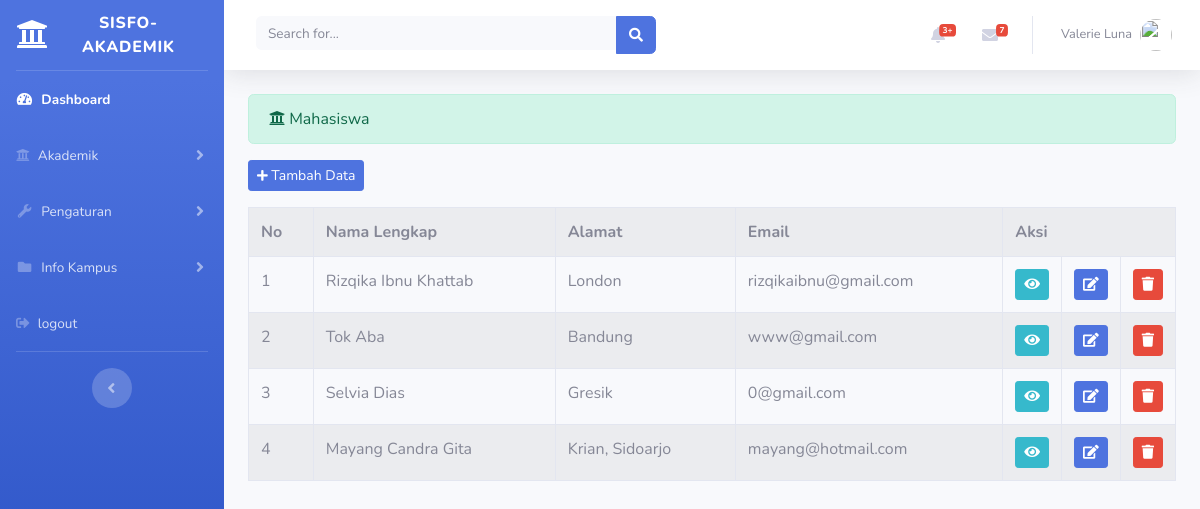
/index.php/administrator/mahasiswa, run on the app's committed database.
### tables this page shows
CREATE TABLE `mahasiswa` (
  `id` int(11) NOT NULL,
  `nim` varchar(11) NOT NULL,
  `nama_lengkap` varchar(120) NOT NULL,
  `alamat` varchar(255) NOT NULL,
  `email` varchar(120) NOT NULL,
  `telepon` varchar(20) NOT NULL,
  `tempat_lahir` varchar(120) NOT NULL,
  `tanggal_lahir` date NOT NULL,
  `jenis_kelamin` varchar(10) NOT NULL,
  `nama_prodi` varchar(120) NOT NULL,
  `photo` varchar(255) NOT NULL
);

### application/controllers/administrator/mahasiswa.php (called while the page is built, shortened)
<?php
class Mahasiswa extends CI_Controller{
	public function index()
	{
		$data['mahasiswa'] = $this->mahasiswa_model->tampil_data('mahasiswa')->result();
		$this->load->view('templates_administrator/header');
		$this->load->view('templates_administrator/sidebar');
		$this->load->view('administrator/mahasiswa', $data);
		$this->load->view('templates_administrator/footer');
	}
}

### index.php (called while the page is built, shortened)
<?php
require_once BASEPATH.'core/CodeIgniter.php';

### application/models/mahasiswa_model.php (called while the page is built, shortened)
<?php
class Mahasiswa_model extends CI_Model{
	public function tampil_data($table)
	{
		return $this->db->get($table);
	}
}

### application/views/administrator/mahasiswa.php (the view, shortened to what this page needs)
<div class="container-fluid">
	<div class="alert alert-success" role="alert">
		<i class="fas fa-university"></i> Mahasiswa
  	</div>
  	<?php echo anchor('administrator/mahasiswa/tambah_mahasiswa','<button class="btn btn-sm btn-primary mb-3"><i class="fas fa-plus fa-sm"></i> Tambah Data</button>') ?>
	<table class="table table-striped table-bordered table-hover">
		<tr>
			<th>No</th>
			<th>Nama Lengkap</th>
			<th>Alamat</th>
			<th>Email</th>
			<th colspan="3">Aksi</th>
		</tr>
		<?php
		$no=1;
		 foreach($mahasiswa as $mhs) : ?>
		 	<tr>
		 		<td><?php echo $no++ ?></td>
		 		<td><?php echo $mhs->nama_lengkap ?></td>
		 		<td><?php echo $mhs->alamat ?></td>
		 		<td><?php echo $mhs->email ?></td>
		 		<td width="20px"><?php echo anchor('administrator/mahasiswa/detail/'.$mhs->id,'<div class="btn btn-sm btn-info"><i class="fa fa-eye"></i></div>') ?></td>
				<td width="20px"><?php echo anchor('administrator/mahasiswa/update/'.$mhs->id,'<div class="btn btn-sm btn-primary"><i class="fa fa-edit"></i></div>') ?></td>
  				<td width="20px"><?php echo anchor('administrator/mahasiswa/delete/'.$mhs->id,'<div class="btn btn-sm btn-danger"><i class="fa fa-trash"></i></div>') ?></td>
		 	</tr>
		 <?php endforeach; ?>
	</table>
</div>

### data on the page
mahasiswa: nama_lengkap "Rizqika Ibnu Khattab", alamat "London", email "rizqikaibnu@gmail.com"
mahasiswa: nama_lengkap "Tok Aba", alamat "Bandung", email "www@gmail.com"
mahasiswa: nama_lengkap "Selvia Dias", alamat "Gresik", email "0@gmail.com"
mahasiswa: nama_lengkap "Mayang Candra Gita", alamat "Krian, Sidoarjo", email "mayang@hotmail.com"
